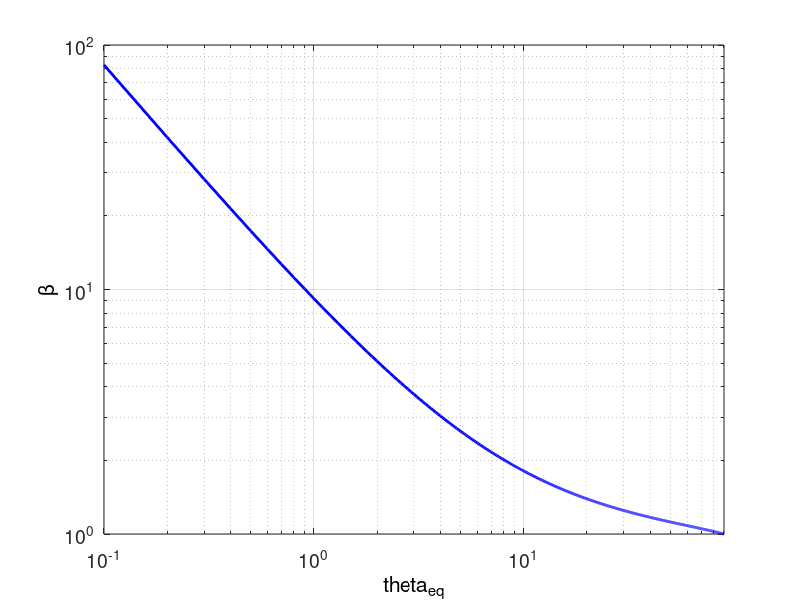

The MATLAB script that drew this image:
%% Copyright 2014 MERCIER David
function [beta, theta_eq, nu] = beta_Hay(theta_eq, nu, varargin)
%% Function used to plot beta parameter in function of the equivalent
% semi-angle for a conical indentet and in funciton of the Poisson's
% coefficient of the material indented.
% See Hay J.C. (1999) - DOI: 10.1557/JMR.1999.0306

if nargin < 2
    nu = 0.3;
    %nu = 0:0.02:0.5;
end

if nargin < 1
    %theta_eq = 70.32; % Equivalent cone angle (in degrees) of the Berkovich indenter
    theta_eq = 0:0.1:90;
end

figure('Name', 'epsilon = f(m)',...
    'NumberTitle', 'off');

if theta_eq > 60
    beta = pi .* (((pi/4) + ...
        (0.15483073.*cotd(theta_eq) .* ...
        ((1-2.*nu)./(4*(1-nu))))) ./ ...
        ((pi/2)-(0.83119312.*cotd(theta_eq) .* ...
        ((1-2.*nu)./(4.*(1-nu))))).^2);
else
    beta = 1 + ((1-2*nu) ./ ...
        (4.*(1-nu) .* tand(theta_eq)));
end

plot(nu, beta, 'b-', 'LineWidth', 2, 'MarkerSize', 10);
xlabel('\nu', 'Color', [0,0,0], 'FontSize', 14);

loglog(theta_eq, beta, 'b-', 'LineWidth', 2, 'MarkerSize', 10);
xlabel('theta_{eq}', 'Color', [0,0,0], 'FontSize', 14);
set(gca, 'xlim', [0,90]);

ylabel('\beta', 'Color', [0,0,0], 'FontSize', 14);
set(gca, 'FontSize', 14);

grid on;

%save_figure(pwd, gca, '_betaHay');

end